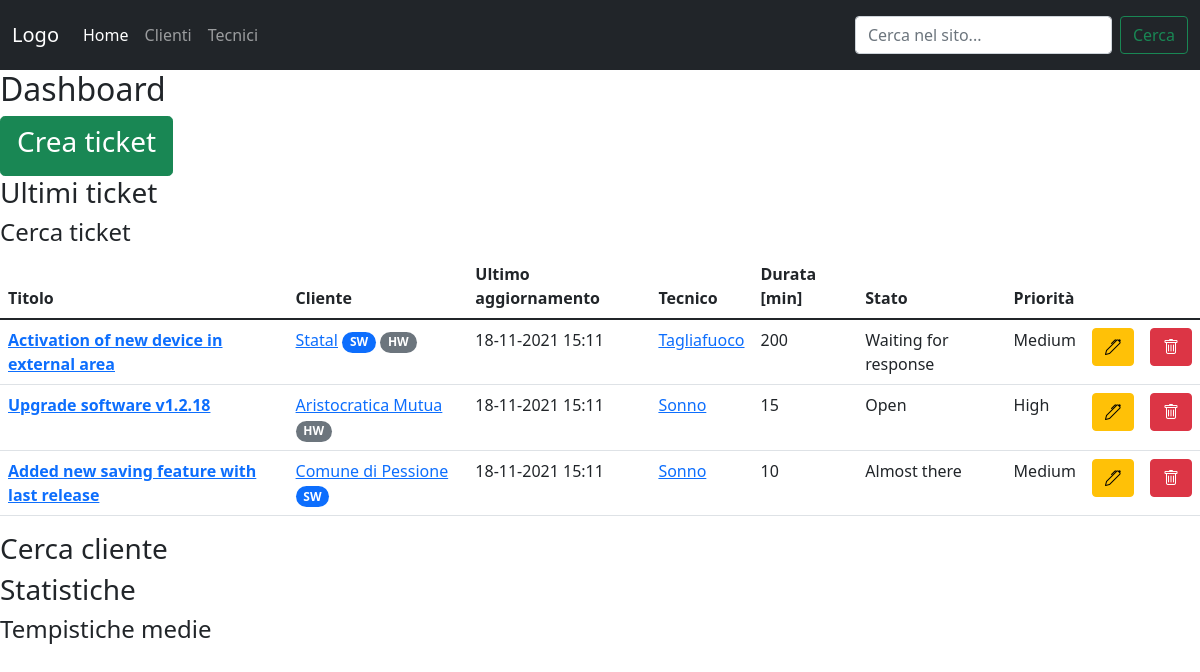
The page / on the database its author committed.
### hotline/models.py (models this page shows, shortened)
class ticket(models.Model):
    customer_id = models.ForeignKey('customer', on_delete=models.PROTECT)
    technician_id = models.ForeignKey('technician', on_delete=models.PROTECT)
    products = models.ManyToManyField('product', blank=True)
    title = models.CharField(max_length=255, blank=True)
    updated_at = models.DateTimeField(auto_now=True)
    notes = models.TextField(blank=True)
    duration = models.IntegerField()
    status_id = models.ForeignKey('status', default='1', on_delete=models.PROTECT)
    priority_id = models.ForeignKey('priority', default='1', on_delete=models.PROTECT)
    created_at = models.DateTimeField(auto_now_add=True)
    order_number = models.IntegerField(null=True, blank=True)

class customer(models.Model):
    name = models.CharField(max_length=255)
    reference = models.CharField(max_length=255)
    reference_phone = models.CharField(max_length=50, null=True, blank=True)
    reference_email = models.CharField(max_length=50, null=True, blank=True)
    address = models.CharField(max_length=255, null=True, blank=True)
    phone = models.CharField(max_length=255, null=True, blank=True)
    sw_contract = BooleanField(default=False)
    hw_contract = BooleanField(default=False)
    def __str__(self):
        return self.name

class technician(models.Model):
    first_name = models.CharField(max_length=50)
    last_name = models.CharField(max_length=50)
    office_phone = models.CharField(max_length=15, null=True, blank=True)
    mobile_phone = models.CharField(max_length=15, null=True, blank=True)
    email = models.CharField(max_length=100, null=True, blank=True)
    department_id = ForeignKey('department', on_delete=models.PROTECT)
    def __str__(self):
        return self.last_name

class status(models.Model):
    STATUS_COLORS = [
        ('red', 'Red'),
        ('orange', 'Orange'),
        ('yellow', 'Yellow'),
        ('green', 'Green'),
    ]
    name = models.CharField(max_length=50, default='pending')
    color = models.CharField(max_length=50, default='red', choices=STATUS_COLORS)
    def __str__(self):
        return self.name

class priority(models.Model):
    PRIORITY_COLORS = [
        ('red','red'),
        ('orange','orange'),
        ('yellow','yellow'),
        ('green','green')
        ]
    name = models.CharField(max_length=50, default='low')
    color = models.CharField(max_length=50, default='green', choices=PRIORITY_COLORS)
    def __str__(self):
        return self.name

### hotline/views.py (the view)
# urls.py: path('', views.dashboard, name='home'),
def dashboard(request):
    tickets = all_tickets.order_by('-updated_at')
    context = {
        'tickets': tickets,
        'customers': all_customers,
        'technicians': all_technicians
    }
    return render(request, 'hotline/dashboard.html', context)

### hotline/templates/hotline/dashboard.html
{% extends 'hotline/home.html' %}
{% block content %}
<h2>Dashboard</h2>
<a href="{% url 'new_ticket' %}" class="btn btn-success btn-lg"><h3>Crea ticket</h3></a>
<h3>Ultimi ticket</h3>
<h4>Cerca ticket</h4>
{% include 'hotline/ticket_table.html' %}
<h3>Cerca cliente</h3>
<h3>Statistiche</h3>
<h4>Tempistiche medie</h4>
{% endblock %}

### hotline/templates/hotline/ticket_table.html
<table class="table table-responsive table-hover">
    <thead class="thead dark">
        <tr>
            <th scope="col">Titolo</th>
            <th scope="col">Cliente</th>
            <th scope="col">Ultimo aggiornamento</th>
            <th scope="col">Tecnico</th>
            <th scope="col">Durata [min]</th>
            <th scope="col">Stato</th>
            <th scope="col">Priorità</th>
            <th scope="col"></th>
            <th scope="col"></th>
        </tr>
    </thead>
    <tbody>
        {% for ticket in tickets %}
        <tr>
            <td><a href="{% url 'ticket_detail' ticket.id %}"><b>{{ticket.title}}</b></a></td>
            <td><a href="{% url 'customer_detail' ticket.customer_id.id %}">{{ticket.customer_id}}</a>
                {% if ticket.customer_id.sw_contract == True %}
                <span class="badge rounded-pill bg-primary">SW</span>
                {% endif %}
                {% if ticket.customer_id.hw_contract == True %}
                <span class="badge rounded-pill bg-secondary">HW</span>
                {% endif %}
            </td>
            <td>{{ticket.updated_at|date:"d-m-Y H:m"}}</td>
            <td><a href="{% url 'technician_detail' ticket.technician_id.id %}">
                {{ticket.technician_id}}</a></td>
            <td>{{ticket.duration}}</td>
            <td>{{ticket.status_id}}</td>
            <td>{{ticket.priority_id}}</td>
            <td><a href="#"><span class="btn btn-warning"><i class="bi bi-pen"></i></span></a></td>
            <td><a href="#"><span class="btn btn-danger"><i class="bi bi-trash"></i></span></a></td>
        </tr>
        {% endfor %}
    </tbody>
</table>

### rows shown on the page
ticket: title "Activation of new device in external area", customer_id "Statal", shows "SW", shows "HW", updated_at "18-11-2021 15:11", technician_id "Tagliafuoco", duration "200", status_id "Waiting for response", priority_id "Medium"
ticket: title "Upgrade software v1.2.18", customer_id "Aristocratica Mutua", shows "HW", updated_at "18-11-2021 15:11", technician_id "Sonno", duration "15", status_id "Open", priority_id "High"
ticket: title "Added new saving feature with last release", customer_id "Comune di Pessione", shows "SW", updated_at "18-11-2021 15:11", technician_id "Sonno", duration "10", status_id "Almost there", priority_id "Medium"
